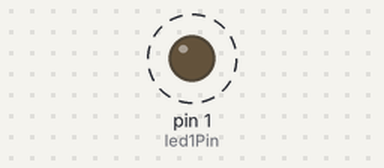
Bench run of a sketch on a simulated Arduino Uno, built with avr-gcc and run on an emulated ATmega328P. On the bench: output pins drawn as LEDs (lit = HIGH). Dashed ring = blinking.

Above: at 0.3 s.
Timing chart, 0 to 4.7 s (numbered marks = the images above):
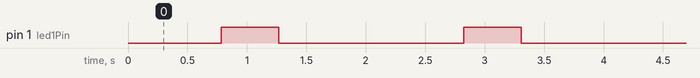

The sketch:

pwm_7_states_lum_correction_256.ino
```cpp
/*
  Change brightness of LED linearly to Human eye
  256 step brightness using 8 bit PWM of Arduino
  with slight correction at base.

  https://ledshield.wordpress.com/2012/11/13/led-brightness-to-your-eye-gamma-correction-no/
  https://learn.adafruit.com/led-tricks-gamma-correction/the-quick-fix
*/


#include <avr/pgmspace.h>
#define CIELPWM(a) (pgm_read_byte_near(CIEL8 + a)) // CIE Lightness lookup table function

/*
  5 bit CIE Lightness to 8 bit PWM conversion
  https://ledshield.wordpress.com/2012/11/13/led-brightness-to-your-eye-gamma-correction-no/
  L* = 116(Y/Yn)^1/3 - 16 , Y/Yn > 0.008856
  L* = 903.3(Y/Yn), Y/Yn <= 0.008856
*/

const uint8_t CIEL8[] PROGMEM = {
   0,1,1,1,1,1,1,1,1,1,1,2,2,2,2,2,
   2,2,2,2,2,3,3,3,3,3,3,3,3,3,4,4,
   4,4,4,4,4,5,5,5,5,5,5,5,6,6,6,6,
   7,7,7,7,8,8,8,8,9,9,9,10,10,10,10,11,
   11,11,12,12,12,13,13,13,14,14,15,15,15,16,16,17,
   17,17,18,18,19,19,20,20,21,21,22,22,23,23,24,24,
   25,25,26,26,27,28,28,29,29,30,31,31,32,32,33,34,
   34,35,36,37,37,38,39,39,40,41,42,43,43,44,45,46,
   47,47,48,49,50,51,52,53,54,54,55,56,57,58,59,60,
   61,62,63,64,65,66,67,68,70,71,72,73,74,75,76,77,
   79,80,81,82,83,85,86,87,88,90,91,92,94,95,96,98,
   99,100,102,103,105,106,108,109,110,112,113,115,116,118,120,121,
   123,124,126,128,129,131,132,134,136,138,139,141,143,145,146,148,
   150,152,154,155,157,159,161,163,165,167,169,171,173,175,177,179,
   181,183,185,187,189,191,193,196,198,200,202,204,207,209,211,214,
   216,218,220,223,225,228,230,232,235,237,240,242,245,248,252,255
};

int brightness = 0;             // initial brightness of LED
int fadeAmount = 1;
int led1Pin = 1;

unsigned long startTime = 0;    // timing variables
const long interval = 4;        // pause between each interval (256)


void setup()  {
  pinMode(led1Pin, OUTPUT);     // declare pin 9 to be an output:
}

void loop()  {
  unsigned long currentTime = millis();
  if (currentTime - startTime >= interval)
  {
    startTime += interval;                         // increment timing sequence
    analogWrite(led1Pin, CIELPWM(brightness));     // set the brightness of pin 9:, 0-31, 5 bit steps of brightness
    brightness += fadeAmount;                      // change the brightness for next time through the loop:
    if (brightness == 0 || brightness == 255)       // reverse the direction of the fading at the ends of the fade:
    {
      fadeAmount = -fadeAmount ;
    }
  }
}
```

Measured:
- by itself, pin 1 (led1Pin): alternates HIGH for 0.48 s and LOW for 1.6 s
